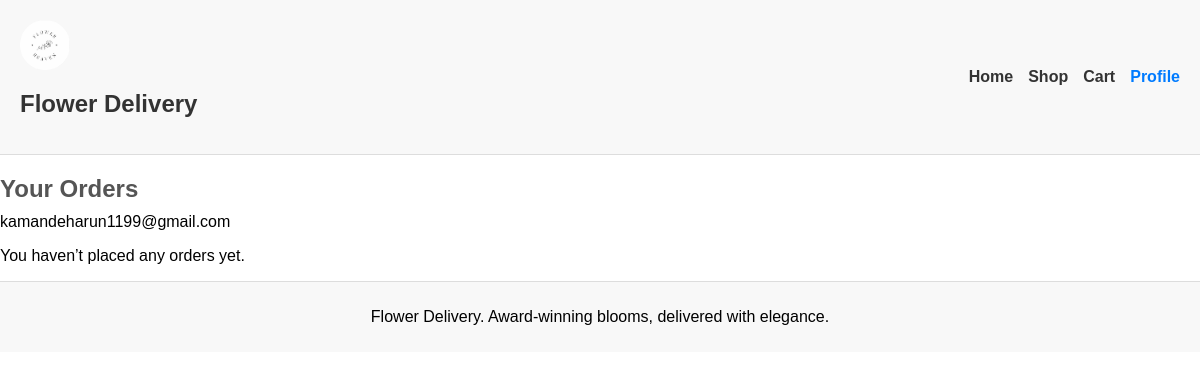
The page /profile/ (signed in) on the database as committed earlier.
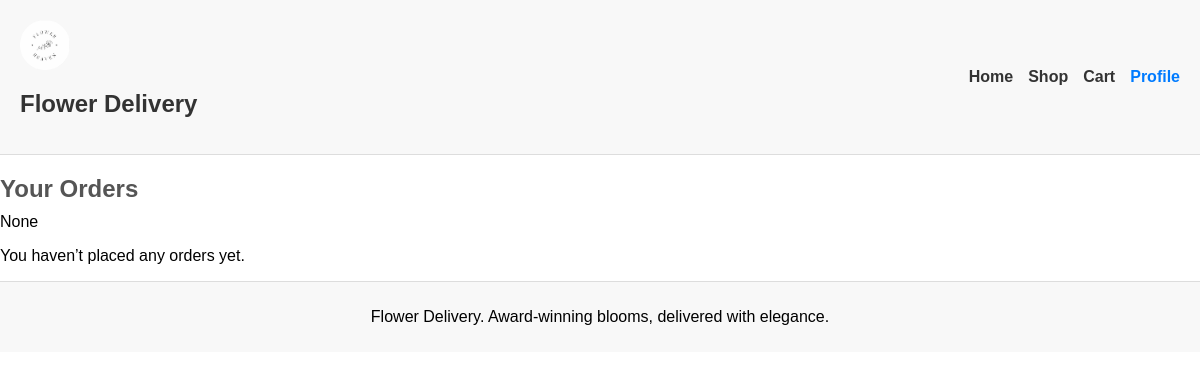
The same page on the database as committed later.
### home/models.py (models this page shows)
class Users(models.Model):
    date_joined = models.DateTimeField(auto_now_add=True)
    username = models.CharField(max_length=100, unique=False)
    email = models.EmailField(unique=True)
    password = models.CharField(max_length=100)
    profile_photo = models.ImageField(upload_to='profile_photos/', null=True, blank=True)
    user_type = models.CharField(max_length=50 , default='customer')
    def __str__(self):
        return self.username

### home/views.py (the view)
# urls.py: path("profile/", profile, name="profile"),
def profile(request):
    user_id = request.session.get("user_id")
    if not user_id:
        return render(request, "profile.html", {"user": None, "orders": []})
    try:
        user = Users.objects.get(id=user_id)
        orders = (
            user.orders
            .prefetch_related("items__flower")
            .order_by("-date_ordered")
        )
    except Users.DoesNotExist:
        return render(request, "profile.html", {"user": None, "orders": []})
    return render(request, "profile.html", {"user": user, "orders": orders})

### home/templates/profile.html (shortened to what this page needs)
{% load static %}
<!DOCTYPE html>
<html lang="en">
<head>
    <link rel="stylesheet" href="{% static 'css/shoping.css' %}">
</head>
<body>
    <header>
        <div class="logo">
            <img src="{% static 'images/Group-6-modified.png' %}" alt="Flower Delivery Logo">
            <h1>Flower Delivery</h1>
        </div>
        <nav>
            <ul>
                <li><a href="{% url 'home' %}">Home</a></li>
                <li><a href="{% url 'shop' %}">Shop</a></li>
                <li><a href="{% url 'cart' %}">Cart</a></li>
                <li><a href="{% url 'profile' %}" class="active">Profile</a></li>
            </ul>
        </nav>
    </header>
    <section class="profile-container">
        <h2>Your Orders</h2>
        {{ user }}
        {% if orders %}
            {% for order in orders %}
                <div class="order-card">
                    <h3>Order #{{ order.id }}</h3>
                    <p><strong>Date:</strong> {{ order.date_ordered|date:"M d, Y H:i" }}</p>
                    <p><strong>Delivery Address:</strong> {{ order.delivery_address }}</p>
                    <p>Status:
                        {% if order.delivered %}
                            <span class="delivered">Delivered</span>
                        {% else %}
                            <span class="pending">Pending</span>
                        {% endif %}
                    </p>
                    <table>
                        <thead>
                            <tr>
                                <th>Flower</th>
                                <th>Quantity</th>
                                <th>Price (KSH)</th>
                                <th>Total (KSH)</th>
                            </tr>
                        </thead>
                        <tbody>
                            {% for item in order.items.all %}
                                {% widthratio item.flower.price 1 item.quantity as item_total %}
                                <tr>
                                    <td>{{ item.flower.name }}</td>
                                    <td>{{ item.quantity }}</td>
                                    <td>{{ item.flower.price }}</td>
                                    <td>{{ item_total }}</td>
                                </tr>
                            {% endfor %}
                        </tbody>
                    </table>
                    <p><strong>Order Total:</strong> {{ order.total_price }}</p>
                    </p>
                </div>
            {% endfor %}
        {% else %}
            <p>You haven’t placed any orders yet.</p>
        {% endif %}
    </section>
    <footer>
        <p>Flower Delivery. Award-winning blooms, delivered with elegance.</p>
    </footer>
</body>
</html>

### home/static/css/shoping.css (style rules this page uses)
body { font-family: Arial, sans-serif; margin: 0; padding: 0; box-sizing: border-box; }
header { background-color: #f8f8f8; padding: 20px; display: flex; align-items: center; justify-content: space-between; border-bottom: 1px solid #ddd; }
.logo img { height: 50px; margin-right: 10px; }
.logo h1 { font-size: 24px; color: #333; }
nav ul { list-style: none; display: flex; gap: 15px; margin: 0; padding: 0; }
nav ul li a { text-decoration: none; color: #333; font-weight: bold; }
nav ul li a.active { color: #007bff; }
h2 { margin-bottom: 20px; color: #555; }
footer { text-align: center; padding: 10px 0; background-color: #f8f8f8; border-top: 1px solid #ddd; }

### home/templates/profile.html (style rules this page uses)
h2, h3 { margin-bottom: 10px; }

Rows that differ between the two databases and show on the page:
removed Users: username "kamandeharun1199@gmail.com"
Other text that changed with them:
{{ user }}: (not shown) → "None"
